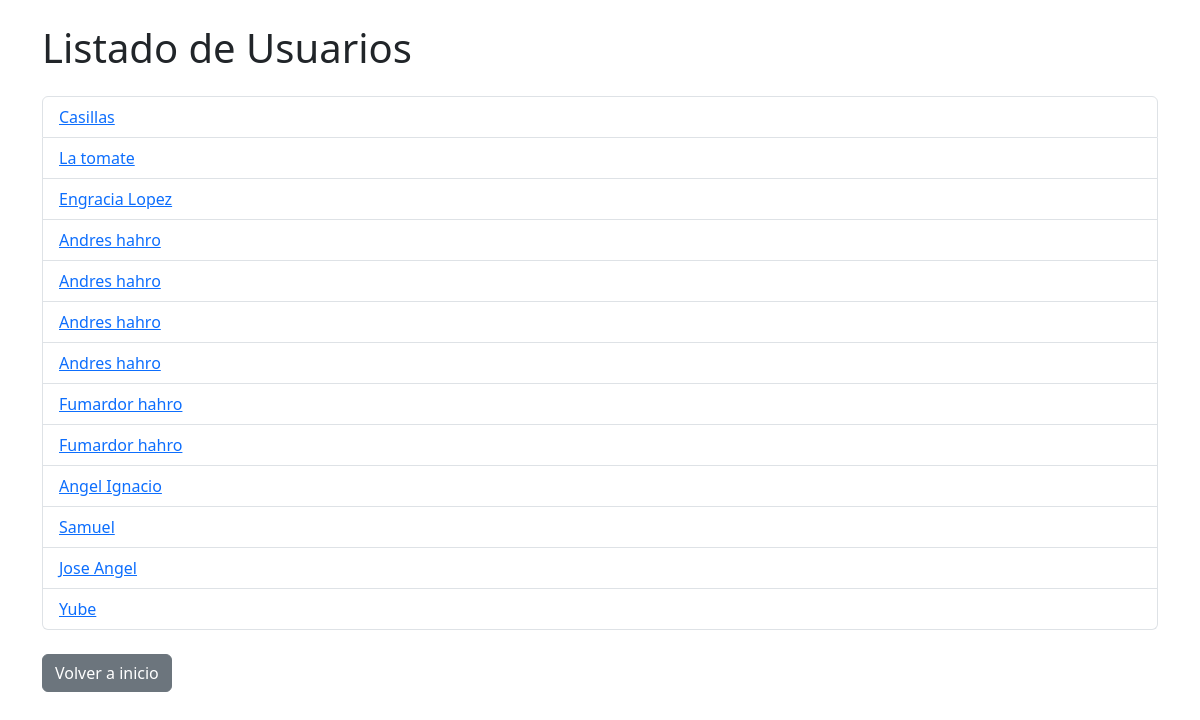
Screenshot of /usuarios/ with the database file from the repository.
### app/models.py (models this page shows, shortened)
class User(models.Model):
    nombre = models.CharField(max_length=30)
    email = models.EmailField(max_length=50)
    telefono = models.CharField(max_length=9)

### app/views.py (the view)
# urls.py: path('usuarios/', listar_usuarios , name='listar_usuarios'),
@csrf_exempt
def listar_usuarios(request):
    usuarios = list(User.objects.values("id","nombre", "email", "telefono"))
    return render(request, 'lista_usuarios.html', {'usuarios': usuarios})

### app/templates/lista_usuarios.html (shortened to what this page needs)
<!DOCTYPE html>
<html>
<head>
    <link href="https://cdn.jsdelivr.net/npm/bootstrap@5.3.3/dist/css/bootstrap.min.css" rel="stylesheet">
</head>
<body class="container my-4">
    <h1 class="mb-4">Listado de Usuarios</h1>
    <ul class="list-group">
        {% for usuario in usuarios %}
            <li class="list-group-item">
                <a href="{% url 'prestamos_usuario' usuario.id %}">{{ usuario.nombre }}</a>
            </li>
        {% endfor %}
    </ul>
    <a href="{% url 'inicio' %}" class="btn btn-secondary mt-4">Volver a inicio</a>
</body>
</html>

### rows the page displays
User: nombre "Casillas"
User: nombre "La tomate"
User: nombre "Engracia Lopez"
User: nombre "Andres hahro"
User: nombre "Andres hahro"
User: nombre "Andres hahro"
User: nombre "Andres hahro"
User: nombre "Fumardor hahro"
User: nombre "Fumardor hahro"
User: nombre "Angel Ignacio"
User: nombre "Samuel"
User: nombre "Jose Angel"
User: nombre "Yube"
